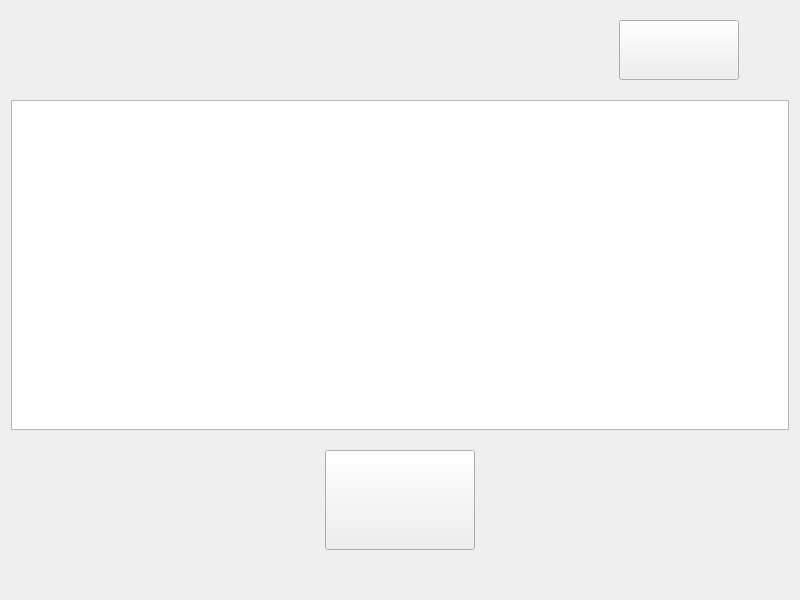
<?xml version="1.0" encoding="UTF-8"?>
<ui version="4.0">
 <class>cabinetCellPackage</class>
 <widget class="QWidget" name="cabinetCellPackage">
  <property name="geometry">
   <rect>
    <x>0</x>
    <y>0</y>
    <width>800</width>
    <height>600</height>
   </rect>
  </property>
  <property name="windowTitle">
   <string>Form</string>
  </property>
  <layout class="QVBoxLayout" name="verticalLayout">
   <property name="spacing">
    <number>20</number>
   </property>
   <property name="topMargin">
    <number>20</number>
   </property>
   <property name="bottomMargin">
    <number>50</number>
   </property>
   <item>
    <layout class="QHBoxLayout" name="horizontalLayout">
     <property name="rightMargin">
      <number>50</number>
     </property>
     <item>
      <spacer name="horizontalSpacer">
       <property name="orientation">
        <enum>Qt::Horizontal</enum>
       </property>
       <property name="sizeHint" stdset="0">
        <size>
         <width>40</width>
         <height>20</height>
        </size>
       </property>
      </spacer>
     </item>
     <item>
      <widget class="QPushButton" name="addBtn">
       <property name="minimumSize">
        <size>
         <width>120</width>
         <height>60</height>
        </size>
       </property>
       <property name="text">
        <string/>
       </property>
      </widget>
     </item>
    </layout>
   </item>
   <item>
    <layout class="QHBoxLayout" name="horizontalLayout_2">
     <item>
      <widget class="QTableView" name="tableView"/>
     </item>
    </layout>
   </item>
   <item>
    <layout class="QHBoxLayout" name="horizontalLayout_3">
     <item>
      <spacer name="horizontalSpacer_4">
       <property name="orientation">
        <enum>Qt::Horizontal</enum>
       </property>
       <property name="sizeHint" stdset="0">
        <size>
         <width>40</width>
         <height>20</height>
        </size>
       </property>
      </spacer>
     </item>
     <item>
      <widget class="QPushButton" name="cancelPushButton">
       <property name="minimumSize">
        <size>
         <width>150</width>
         <height>100</height>
        </size>
       </property>
       <property name="maximumSize">
        <size>
         <width>150</width>
         <height>100</height>
        </size>
       </property>
       <property name="text">
        <string/>
       </property>
      </widget>
     </item>
     <item>
      <spacer name="horizontalSpacer_5">
       <property name="orientation">
        <enum>Qt::Horizontal</enum>
       </property>
       <property name="sizeHint" stdset="0">
        <size>
         <width>40</width>
         <height>20</height>
        </size>
       </property>
      </spacer>
     </item>
    </layout>
   </item>
  </layout>
 </widget>
 <resources/>
 <connections/>
</ui>
